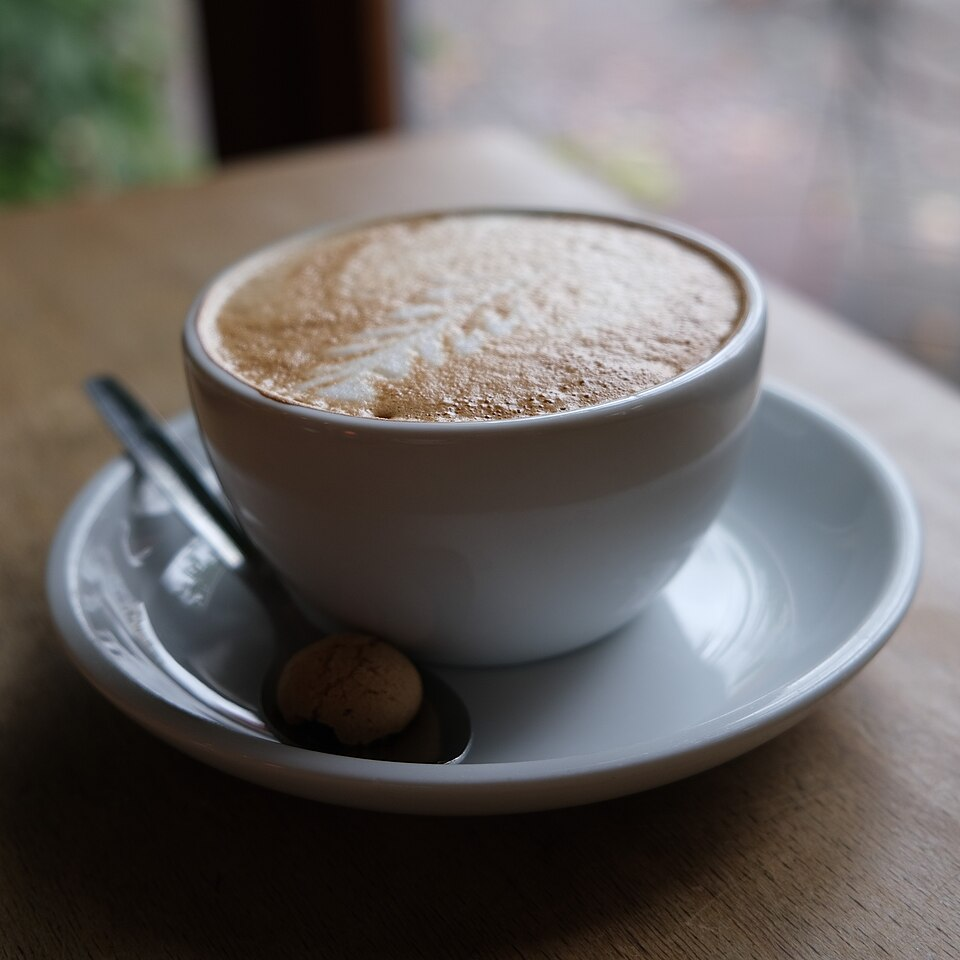
#> input picture assets/images/real_coffee_cup.jpg, 960 x 960 px, given in place of industrial_hygiene_lab_1943.png, which was not available
$ python generate_case_stills.py
#> lines starting #> are read from the running program, lines starting #| are printed output that depends on the picture; pictures that were not available may be replaced by others from this repository, and a replacement may not be noted
#> in main, source is the input picture: shape (960, 960, 3); mean B, G, R 98.8, 101.1, 105.6
"""Prepare four photographic, clearly simulated CCTV practice frames."""

from pathlib import Path
from typing import Optional, Tuple

import cv2
import numpy as np


ROOT = Path(__file__).resolve().parents[1]
IMAGES = ROOT / "assets" / "images"
SOURCES = IMAGES / "case_sources"
OUTPUT_SIZE = (1280, 720)

SAMPLES = [
    ("industrial_hygiene_lab_1943.png", "CAM 03 / RESEARCH LAB", None),
    ("laboratory_hallway_east.jpg", "CAM 01 / EAST HALL", (0.03, 0.20, 0.97, 0.76)),
    ("laboratory_hallway_south.jpg", "CAM 02 / WEST HALL", (0.03, 0.20, 0.97, 0.76)),
    ("nasa_research_workshop_1946.jpg", "CAM 04 / WORKSHOP", None),
]


def crop_source(image: np.ndarray, bounds: Optional[Tuple[float, float, float, float]]) -> np.ndarray:
    height, width = image.shape[:2]
    if bounds is not None:
        x0, y0, x1, y1 = bounds
        image = image[int(height * y0):int(height * y1), int(width * x0):int(width * x1)]
    height, width = image.shape[:2]
    target_width, target_height = OUTPUT_SIZE
    target_ratio = target_width / target_height
    source_ratio = width / height
    if source_ratio > target_ratio:
        crop_width = int(height * target_ratio)
        x0 = (width - crop_width) // 2
        image = image[:, x0:x0 + crop_width]
    else:
        crop_height = int(width / target_ratio)
        y0 = (height - crop_height) // 2
        image = image[y0:y0 + crop_height, :]
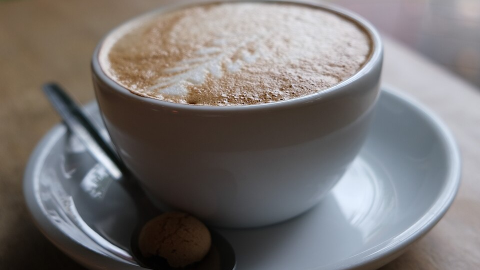
#> image: shape (540, 960, 3) (shown at 1/2 size); mean of channels 0, 1, 2 115.8, 116.7, 120.6; drawn as B, G, R
    return cv2.resize(image, OUTPUT_SIZE, interpolation=cv2.INTER_AREA)


def simulated_feed(image: np.ndarray, camera: str, seed: int) -> np.ndarray:
#> called with camera = 'CAM 03 / RESEARCH LAB', seed = 1
    gray = cv2.cvtColor(image, cv2.COLOR_BGR2GRAY)
    gray = cv2.createCLAHE(clipLimit=1.7, tileGridSize=(8, 8)).apply(gray)
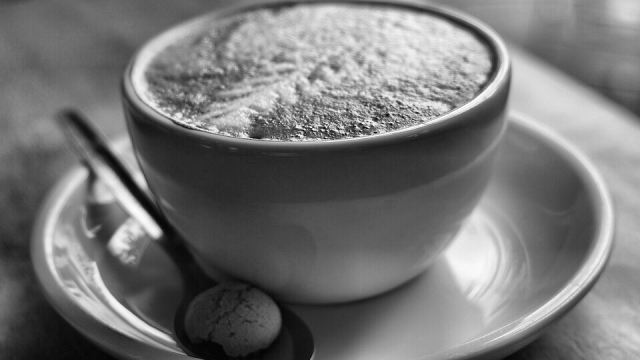
#> gray: shape (720, 1280) (shown at 1/2 size); min 1, max 255, mean 117.5
    gray = cv2.convertScaleAbs(gray, alpha=0.86, beta=-7)
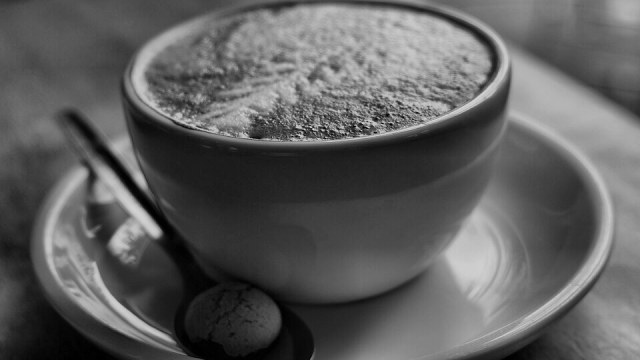
#> gray: shape (720, 1280) (shown at 1/2 size); min 0, max 212, mean 94

    height, width = gray.shape
    x_axis = np.linspace(-1.0, 1.0, width, dtype=np.float32)
    y_axis = np.linspace(-1.0, 1.0, height, dtype=np.float32)
    xx, yy = np.meshgrid(x_axis, y_axis)
    vignette = np.clip(1.0 - 0.16 * (xx * xx + yy * yy), 0.72, 1.0)
    gray = np.clip(gray.astype(np.float32) * vignette, 0, 255).astype(np.uint8)
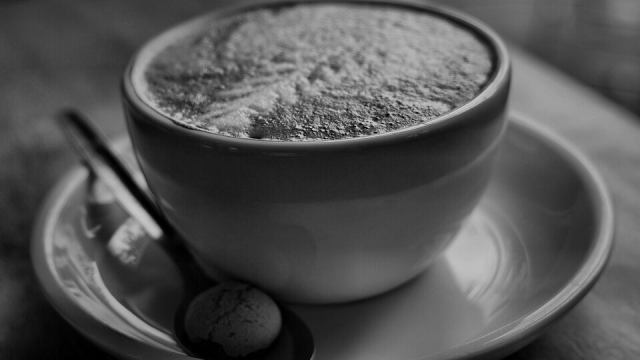
#> gray: shape (720, 1280) (shown at 1/2 size); min 0, max 209, mean 83.1
    rng = np.random.default_rng(seed)
    noise = rng.normal(0, 2.1, gray.shape).astype(np.int16)
    gray = np.clip(gray.astype(np.int16) + noise, 0, 255).astype(np.uint8)
    gray = cv2.GaussianBlur(gray, (3, 3), 0.45)
    frame = cv2.cvtColor(gray, cv2.COLOR_GRAY2BGR)

    cv2.rectangle(frame, (0, 0), (width, 48), (9, 12, 13), -1)
    cv2.putText(frame, "26/10/2024 23:42:{:02d}  |  SIMULATED FEED".format(18 + seed % 40), (22, 32), cv2.FONT_HERSHEY_SIMPLEX, 0.62, (238, 238, 232), 1, cv2.LINE_AA)
    cv2.putText(frame, camera, (width - 340, 32), cv2.FONT_HERSHEY_SIMPLEX, 0.58, (211, 215, 210), 1, cv2.LINE_AA)
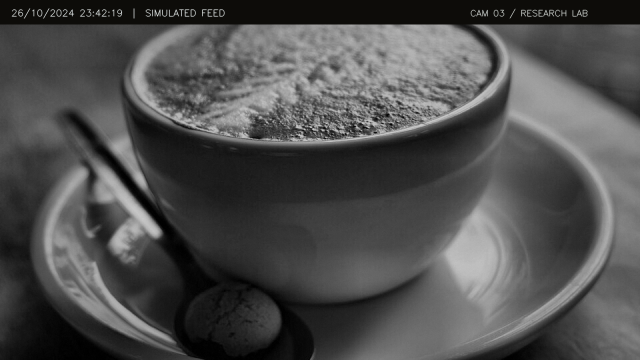
#> frame: shape (720, 1280, 3) (shown at 1/2 size); mean B, G, R 78.1, 78.3, 78.4
    return frame


def main() -> None:
    for index, (filename, camera, bounds) in enumerate(SAMPLES, 1):
        source_path = SOURCES / filename
        source = cv2.imread(str(source_path), cv2.IMREAD_COLOR)
        if source is None:
            raise FileNotFoundError("Missing public-domain source image: {}".format(source_path))
        frame = simulated_feed(crop_source(source, bounds), camera, index)
        target = IMAGES / "case_cctv_{:02d}.png".format(index)
        if not cv2.imwrite(str(target), frame):
            raise OSError("Could not write simulated CCTV frame: {}".format(target))
        print(target.relative_to(ROOT))
#> pass 2 of the loop in main, `for index, (filename, camera, bounds) in enumerate(SAMPLES, 1):`:
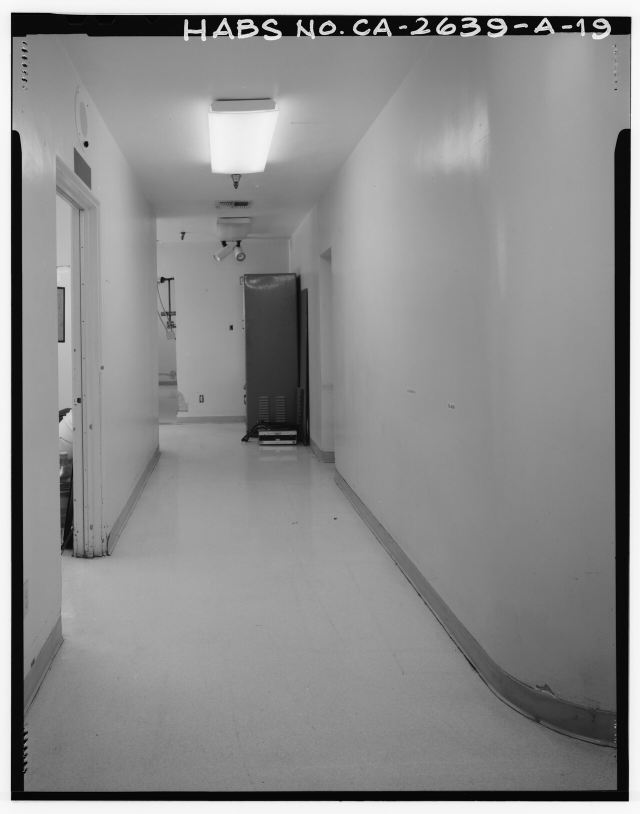
#> input picture assets/images/case_sources/laboratory_hallway_east.jpg, 1280 x 1628 px (shown at 1/2 size)
#> in main, source is the input picture: shape (1628, 1280, 3); min 0, max 255, mean 139.7
#> in crop_source (call 2), `image = image[y0:y0 + crop_height, :]`:
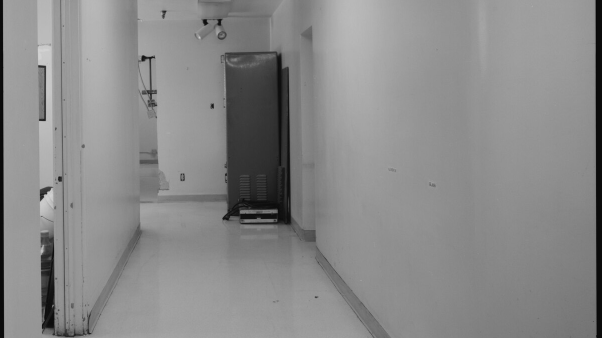
#> image: shape (676, 1203, 3) (shown at 1/2 size); min 0, max 212, mean 137.4
#> in simulated_feed (call 2), `cv2.putText(frame, camera, (width - 340, 32), cv2.FONT_HERSHEY_SIMPLEX..`:
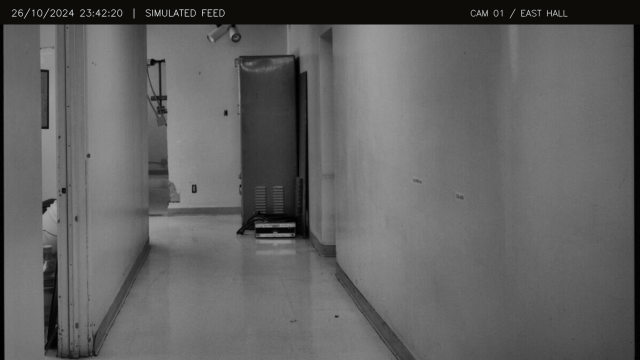
#> frame: shape (720, 1280, 3) (shown at 1/2 size); mean B, G, R 97.5, 97.7, 97.8
#> pass 3 of the loop in main, `for index, (filename, camera, bounds) in enumerate(SAMPLES, 1):`:
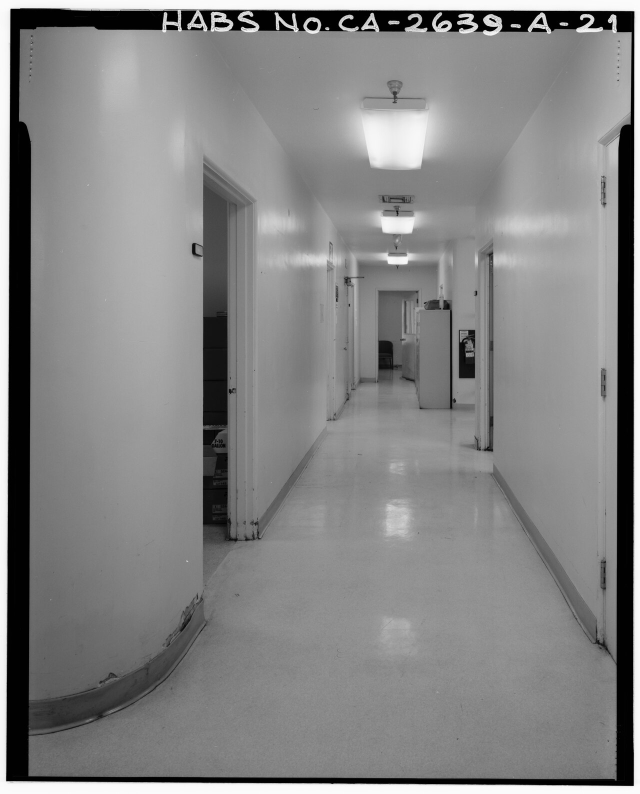
#> input picture assets/images/case_sources/laboratory_hallway_south.jpg, 1280 x 1587 px (shown at 1/2 size)
#> in main, source is the input picture: shape (1587, 1280, 3); min 0, max 255, mean 132.3
#> in crop_source (call 3), `image = image[y0:y0 + crop_height, :]`:
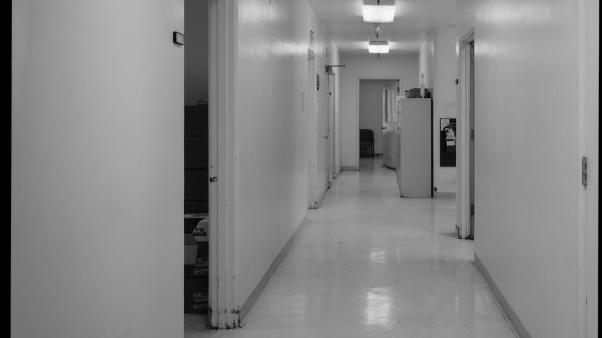
#> image: shape (676, 1203, 3) (shown at 1/2 size); min 0, max 250, mean 134.6
#> in simulated_feed (call 3), `cv2.putText(frame, camera, (width - 340, 32), cv2.FONT_HERSHEY_SIMPLEX..`:
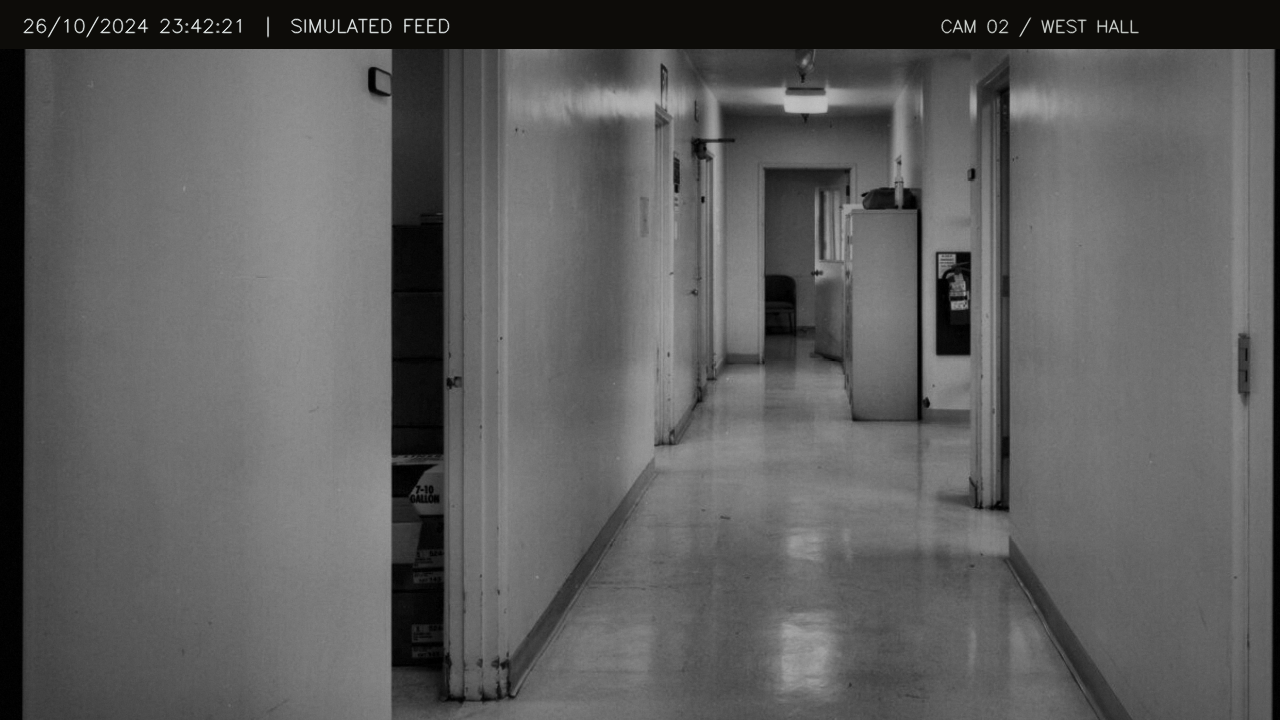
#> frame: shape (720, 1280, 3); mean B, G, R 93.2, 93.4, 93.5
#> the loop made 4 passes; the first 3 are shown


if __name__ == "__main__":
    main()
